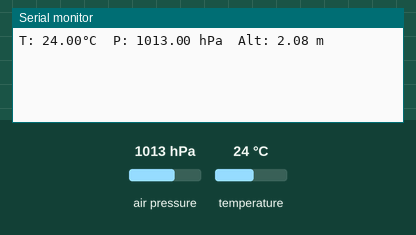
Recording of a sketch running on a simulated Raspberry Pi Pico. On the bench: the last lines printed to the serial monitor. The test bench sets the inputs (shaded band); at power-on: air pressure 1013 hPa, temperature 24 °C.

Above: at 1.8 s.
1.9 s: air pressure set to 952 hPa
At 2.5 s:
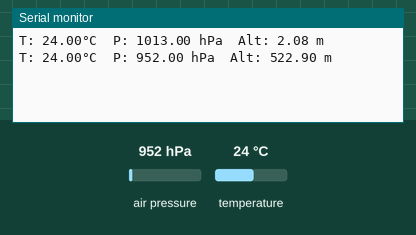
3.4 s: temperature set to 12 °C
At 4.7 s:
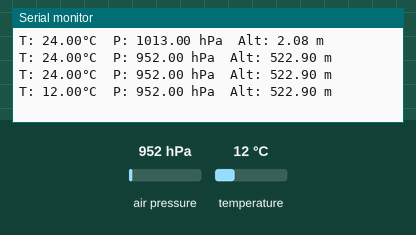
4.9 s: air pressure set to 975 hPa
At 5.8 s:
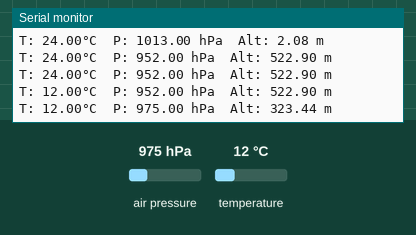
Timing chart, 0 to 7.9 s (numbered marks = the images above; inputs shaded):
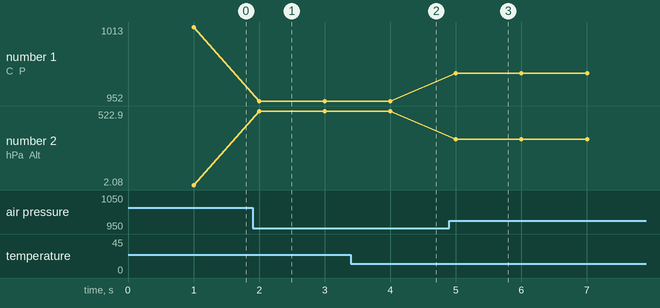

The sketch:

bmp280_basic.ino
```cpp
// snippet: bmp280_basic
// tags: environmental, bmp280, pressure, temperature, altitude, barometric, adafruit, i2c
// boards: avr, esp32, megaavr, nano33iot, romi32u4, rp2040
// library: Adafruit BMP280
// description: Read temperature, pressure, and estimated altitude from BMP280
// prompts: BMP280, barometric pressure altitude, pressure sensor, temperature pressure, altitude estimation, BMP280 I2C
// exact-include: Wire.h, Adafruit_BMP280.h

#include <Wire.h>
#include <Adafruit_BMP280.h>

Adafruit_BMP280 bmp;
unsigned long prevMs = 0;

void setup() {
  Serial.begin(9600);
  if (!bmp.begin(0x76)) { Serial.println("BMP280 not found"); while (1); }
  bmp.setSampling(Adafruit_BMP280::MODE_NORMAL,
                  Adafruit_BMP280::SAMPLING_X2,
                  Adafruit_BMP280::SAMPLING_X16,
                  Adafruit_BMP280::FILTER_X16,
                  Adafruit_BMP280::STANDBY_MS_500);
}

void loop() {
  unsigned long now = millis();
  if (now - prevMs < 1000) return;
  prevMs = now;

  Serial.print("T: "); Serial.print(bmp.readTemperature()); Serial.print("°C  ");
  Serial.print("P: "); Serial.print(bmp.readPressure() / 100.0F); Serial.print(" hPa  ");
  Serial.print("Alt: "); Serial.print(bmp.readAltitude(1013.25)); Serial.println(" m");
}
```

Measured:
- after the input at 1.9 s, the serial monitor: prints a new line after 0.10 s (image 1)
- after the input at 3.4 s, the serial monitor: prints a new line after 0.60 s (image 2)
- after the input at 4.9 s, the serial monitor: prints a new line after 0.10 s (image 3)
- plotted number 1: 1013 → 952 after the input at 1.9 s, 952 → 975 after the input at 4.9 s
- plotted number 2: 2.08 → 522.9 after the input at 1.9 s, 522.9 → 323.44 after the input at 4.9 s
